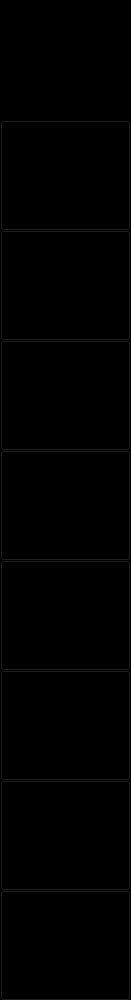
<?xml version="1.0" encoding="UTF-8"?>
<ui version="4.0">
 <class>CMenuBar</class>
 <widget class="QWidget" name="CMenuBar">
  <property name="geometry">
   <rect>
    <x>0</x>
    <y>0</y>
    <width>131</width>
    <height>1000</height>
   </rect>
  </property>
  <property name="windowTitle">
   <string>Form</string>
  </property>
  <property name="styleSheet">
   <string notr="true">background-color:#000000</string>
  </property>
  <widget class="CPageButton" name="controllerRecordBtn">
   <property name="geometry">
    <rect>
     <x>0</x>
     <y>780</y>
     <width>131</width>
     <height>111</height>
    </rect>
   </property>
   <property name="text">
    <string>...</string>
   </property>
  </widget>
  <widget class="CPageButton" name="zeroIUPBtn">
   <property name="geometry">
    <rect>
     <x>0</x>
     <y>120</y>
     <width>131</width>
     <height>111</height>
    </rect>
   </property>
   <property name="text">
    <string>...</string>
   </property>
  </widget>
  <widget class="CPageButton" name="NoteBtn">
   <property name="geometry">
    <rect>
     <x>0</x>
     <y>340</y>
     <width>131</width>
     <height>111</height>
    </rect>
   </property>
   <property name="text">
    <string>...</string>
   </property>
  </widget>
  <widget class="CPageButton" name="LogBtn">
   <property name="geometry">
    <rect>
     <x>0</x>
     <y>450</y>
     <width>131</width>
     <height>111</height>
    </rect>
   </property>
   <property name="text">
    <string>...</string>
   </property>
  </widget>
  <widget class="CPageButton" name="SignalBtn">
   <property name="geometry">
    <rect>
     <x>0</x>
     <y>560</y>
     <width>131</width>
     <height>111</height>
    </rect>
   </property>
   <property name="text">
    <string>...</string>
   </property>
  </widget>
  <widget class="CPageButton" name="SystemMenuBtn">
   <property name="geometry">
    <rect>
     <x>0</x>
     <y>670</y>
     <width>131</width>
     <height>111</height>
    </rect>
   </property>
   <property name="text">
    <string>...</string>
   </property>
  </widget>
  <widget class="CPageButton" name="printerBtn">
   <property name="geometry">
    <rect>
     <x>0</x>
     <y>890</y>
     <width>131</width>
     <height>111</height>
    </rect>
   </property>
   <property name="text">
    <string>...</string>
   </property>
  </widget>
  <widget class="CPageButton" name="nibpBtn">
   <property name="geometry">
    <rect>
     <x>0</x>
     <y>230</y>
     <width>131</width>
     <height>111</height>
    </rect>
   </property>
   <property name="text">
    <string>...</string>
   </property>
  </widget>
 </widget>
 <customwidgets>
  <customwidget>
   <class>CPageButton</class>
   <extends>QToolButton</extends>
   <header location="global">../CustomControls/CPageButton.h</header>
  </customwidget>
 </customwidgets>
 <resources/>
 <connections/>
</ui>
